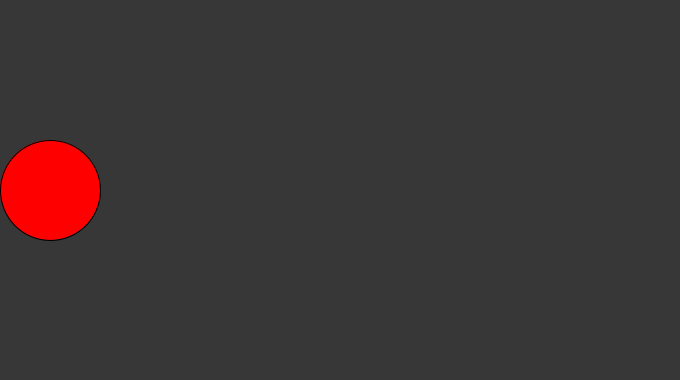
Frame 1 (no input)
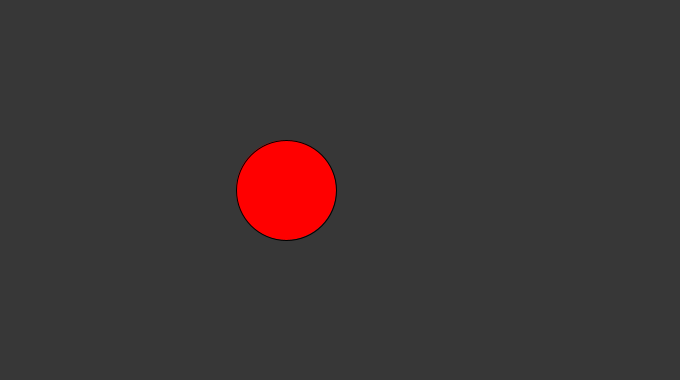
Frame 60 (the mouse pressed at the canvas centre just before this capture)
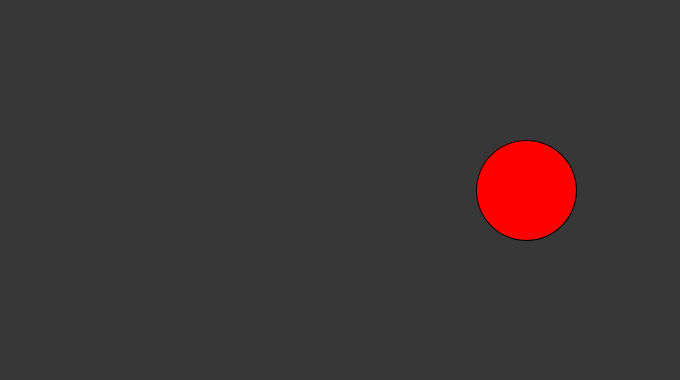
Frame 120 (the mouse held since frame 60 and released just before this capture)

The Processing sketch that drew these frames (run headless with seeded random() and noise(); from frame 60 on, the mouse is pressed at the canvas centre):

// Processing sketch: I_BouncingBallV2
// ── I_BouncingBallV2.pde
float circleX;
float diameter;

boolean goingLeft = true;
boolean goingRight = false;


void setup() {
  size(680, 380);

  diameter = 100;
  circleX = 0 + diameter/2;
}

void draw() {

  background(55);

  fill(255, 0, 0);
  circle(circleX, height/2, diameter);

  if (goingLeft) {
    circleX+=4;
  } 
  if (goingRight) {
    circleX-=4;
  }
  
  if (circleX > width - diameter/2) { // Detects when the circle has arrived to right edge
    goingRight = true;
    goingLeft = false;
  }

  if (circleX < 0 + diameter/2) { // Detects when the circle has arrived to left edge
    goingLeft = true;
    goingRight = false;
  }

  println(circleX);
}
